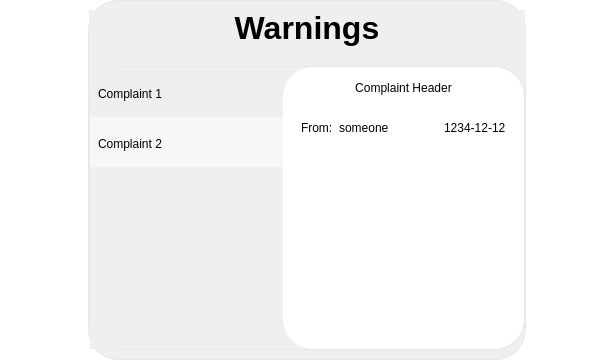
                 <widget class="QWidget" name="warning_page">
                  <property name="styleSheet">
                   <string notr="true">QWidget{
	
	background-color: rgb(255, 255, 255);
}</string>
                  </property>
                  <layout class="QHBoxLayout" name="horizontalLayout_22" stretch="4,20,4">
                   <property name="spacing">
                    <number>0</number>
                   </property>
                   <property name="leftMargin">
                    <number>0</number>
                   </property>
                   <property name="topMargin">
                    <number>0</number>
                   </property>
                   <property name="rightMargin">
                    <number>0</number>
                   </property>
                   <property name="bottomMargin">
                    <number>0</number>
                   </property>
                   <item>
                    <spacer name="horizontalSpacer_11">
                     <property name="orientation">
                      <enum>Qt::Horizontal</enum>
                     </property>
                     <property name="sizeHint" stdset="0">
                      <size>
                       <width>40</width>
                       <height>20</height>
                      </size>
                     </property>
                    </spacer>
                   </item>
                   <item>
                    <widget class="QFrame" name="frame_19">
                     <property name="styleSheet">
                      <string notr="true">
	border:1px solid #e5e7ef;
	border-radius: 30px;
	background-color: #efefef;
</string>
                     </property>
                     <property name="frameShape">
                      <enum>QFrame::StyledPanel</enum>
                     </property>
                     <property name="frameShadow">
                      <enum>QFrame::Raised</enum>
                     </property>
                     <layout class="QVBoxLayout" name="verticalLayout_15">
                      <property name="spacing">
                       <number>20</number>
                      </property>
                      <property name="leftMargin">
                       <number>0</number>
                      </property>
                      <property name="rightMargin">
                       <number>0</number>
                      </property>
                      <item>
                       <widget class="QLabel" name="label_49">
                        <property name="font">
                         <font>
                          <family>Helvetica</family>
                          <pointsize>24</pointsize>
                          <weight>75</weight>
                          <bold>true</bold>
                         </font>
                        </property>
                        <property name="styleSheet">
                         <string notr="true">border:none;</string>
                        </property>
                        <property name="text">
                         <string>Warnings</string>
                        </property>
                        <property name="alignment">
                         <set>Qt::AlignCenter</set>
                        </property>
                       </widget>
                      </item>
                      <item>
                       <widget class="QFrame" name="frame_24">
                        <property name="font">
                         <font>
                          <family>Helvetica</family>
                          <weight>75</weight>
                          <bold>true</bold>
                         </font>
                        </property>
                        <property name="frameShape">
                         <enum>QFrame::StyledPanel</enum>
                        </property>
                        <property name="frameShadow">
                         <enum>QFrame::Raised</enum>
                        </property>
                        <layout class="QHBoxLayout" name="horizontalLayout_18" stretch="4,5">
                         <property name="spacing">
                          <number>0</number>
                         </property>
                         <property name="leftMargin">
                          <number>0</number>
                         </property>
                         <property name="topMargin">
                          <number>0</number>
                         </property>
                         <property name="rightMargin">
                          <number>0</number>
                         </property>
                         <property name="bottomMargin">
                          <number>0</number>
                         </property>
                         <item>
                          <widget class="QTableWidget" name="tableWidget_2">
                           <property name="styleSheet">
                            <string notr="true">QTableWidget{
	border-radius:0px;
	border:none;
}
 
QTableWidget::item {                  
		margin-top: 5px;          
		border-radius: 9px;
		padding-left: 5px;
		padding-top: 5px;
		padding-bottom: 5px;
    }</string>
                           </property>
                           <property name="horizontalScrollBarPolicy">
                            <enum>Qt::ScrollBarAlwaysOff</enum>
                           </property>
                           <property name="autoScroll">
                            <bool>false</bool>
                           </property>
                           <property name="alternatingRowColors">
                            <bool>true</bool>
                           </property>
                           <property name="horizontalScrollMode">
                            <enum>QAbstractItemView::ScrollPerItem</enum>
                           </property>
                           <property name="showGrid">
                            <bool>false</bool>
                           </property>
                           <attribute name="horizontalHeaderVisible">
                            <bool>false</bool>
                           </attribute>
                           <attribute name="horizontalHeaderMinimumSectionSize">
                            <number>50</number>
                           </attribute>
                           <attribute name="horizontalHeaderDefaultSectionSize">
                            <number>300</number>
                           </attribute>
                           <attribute name="horizontalHeaderHighlightSections">
                            <bool>false</bool>
                           </attribute>
                           <attribute name="horizontalHeaderShowSortIndicator" stdset="0">
                            <bool>false</bool>
                           </attribute>
                           <attribute name="horizontalHeaderStretchLastSection">
                            <bool>true</bool>
                           </attribute>
                           <attribute name="verticalHeaderVisible">
                            <bool>false</bool>
                           </attribute>
                           <attribute name="verticalHeaderMinimumSectionSize">
                            <number>20</number>
                           </attribute>
                           <attribute name="verticalHeaderDefaultSectionSize">
                            <number>50</number>
                           </attribute>
                           <row>
                            <property name="text">
                             <string>1</string>
                            </property>
                           </row>
                           <row>
                            <property name="text">
                             <string>2</string>
                            </property>
                           </row>
                           <column>
                            <property name="text">
                             <string>Complaints</string>
                            </property>
                           </column>
                           <column>
                            <property name="text">
                             <string>Date</string>
                            </property>
                           </column>
                           <item row="0" column="0">
                            <property name="text">
                             <string>Complaint 1</string>
                            </property>
                           </item>
                           <item row="0" column="1">
                            <property name="text">
                             <string>2021-5-13</string>
                            </property>
                           </item>
                           <item row="1" column="0">
                            <property name="text">
                             <string>Complaint 2</string>
                            </property>
                           </item>
                           <item row="1" column="1">
                            <property name="text">
                             <string>2021-5-15</string>
                            </property>
                           </item>
                          </widget>
                         </item>
                         <item>
                          <widget class="QFrame" name="frame_26">
                           <property name="styleSheet">
                            <string notr="true">border:none;

background-color: rgb(255, 255, 255);</string>
                           </property>
                           <property name="frameShape">
                            <enum>QFrame::StyledPanel</enum>
                           </property>
                           <property name="frameShadow">
                            <enum>QFrame::Raised</enum>
                           </property>
                           <layout class="QVBoxLayout" name="verticalLayout_14" stretch="1,1,8">
                            <property name="spacing">
                             <number>10</number>
                            </property>
                            <item>
                             <widget class="QLabel" name="label_45">
                              <property name="text">
                               <string>Complaint Header</string>
                              </property>
                              <property name="alignment">
                               <set>Qt::AlignCenter</set>
                              </property>
                             </widget>
                            </item>
                            <item>
                             <widget class="QFrame" name="frame_27">
                              <property name="styleSheet">
                               <string notr="true">border:none;</string>
                              </property>
                              <property name="frameShape">
                               <enum>QFrame::StyledPanel</enum>
                              </property>
                              <property name="frameShadow">
                               <enum>QFrame::Raised</enum>
                              </property>
                              <layout class="QHBoxLayout" name="horizontalLayout_20">
                               <item>
                                <widget class="QLabel" name="label_46">
                                 <property name="text">
                                  <string>From:</string>
                                 </property>
                                </widget>
                               </item>
                               <item>
                                <widget class="QLabel" name="label_47">
                                 <property name="text">
                                  <string>someone</string>
                                 </property>
                                </widget>
                               </item>
                               <item>
                                <spacer name="horizontalSpacer_8">
                                 <property name="orientation">
                                  <enum>Qt::Horizontal</enum>
                                 </property>
                                 <property name="sizeHint" stdset="0">
                                  <size>
                                   <width>40</width>
                                   <height>20</height>
                                  </size>
                                 </property>
                                </spacer>
                               </item>
                               <item>
                                <widget class="QLabel" name="label_48">
                                 <property name="text">
                                  <string>1234-12-12</string>
                                 </property>
                                </widget>
                               </item>
                              </layout>
                             </widget>
                            </item>
                            <item>
                             <widget class="QTextBrowser" name="textBrowser_2"/>
                            </item>
                           </layout>
                          </widget>
                         </item>
                        </layout>
                       </widget>
                      </item>
                     </layout>
                    </widget>
                   </item>
                   <item>
                    <spacer name="horizontalSpacer_12">
                     <property name="orientation">
                      <enum>Qt::Horizontal</enum>
                     </property>
                     <property name="sizeHint" stdset="0">
                      <size>
                       <width>40</width>
                       <height>20</height>
                      </size>
                     </property>
                    </spacer>
                   </item>
                  </layout>
                 </widget>
